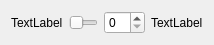
<?xml version="1.0" encoding="UTF-8"?>
<ui version="4.0">
 <class>SliderWithSpinBox</class>
 <widget class="QWidget" name="SliderWithSpinBox">
  <property name="geometry">
   <rect>
    <x>0</x>
    <y>0</y>
    <width>214</width>
    <height>41</height>
   </rect>
  </property>
  <property name="windowTitle">
   <string>Form</string>
  </property>
  <layout class="QHBoxLayout" name="horizontalLayout">
   <item>
    <widget class="QLabel" name="label">
     <property name="text">
      <string>TextLabel</string>
     </property>
    </widget>
   </item>
   <item>
    <widget class="QSlider" name="horizontalSlider">
     <property name="orientation">
      <enum>Qt::Horizontal</enum>
     </property>
    </widget>
   </item>
   <item>
    <widget class="QSpinBox" name="spinBox"/>
   </item>
   <item>
    <widget class="QLabel" name="label_2">
     <property name="sizePolicy">
      <sizepolicy hsizetype="Minimum" vsizetype="Preferred">
       <horstretch>0</horstretch>
       <verstretch>0</verstretch>
      </sizepolicy>
     </property>
     <property name="text">
      <string>TextLabel</string>
     </property>
    </widget>
   </item>
  </layout>
 </widget>
 <resources/>
 <connections/>
</ui>
